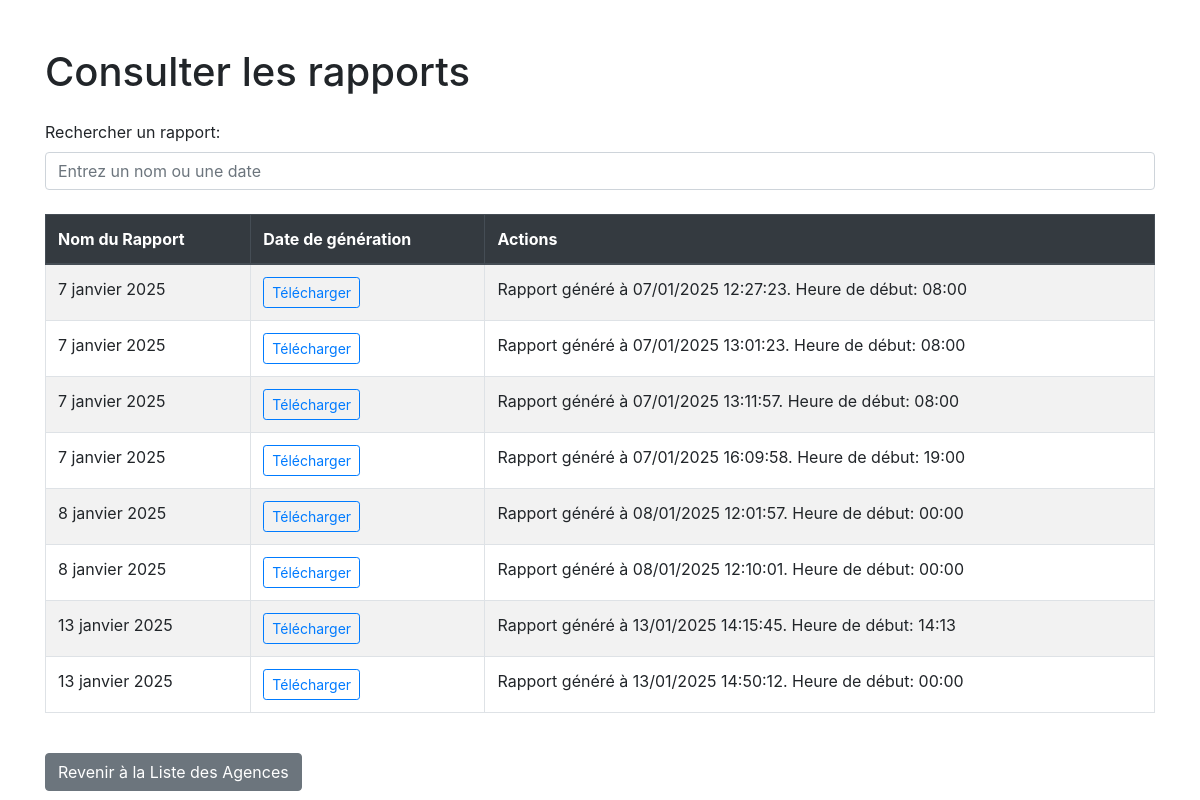
The page /agences/consulter_rapports on the database as committed earlier.
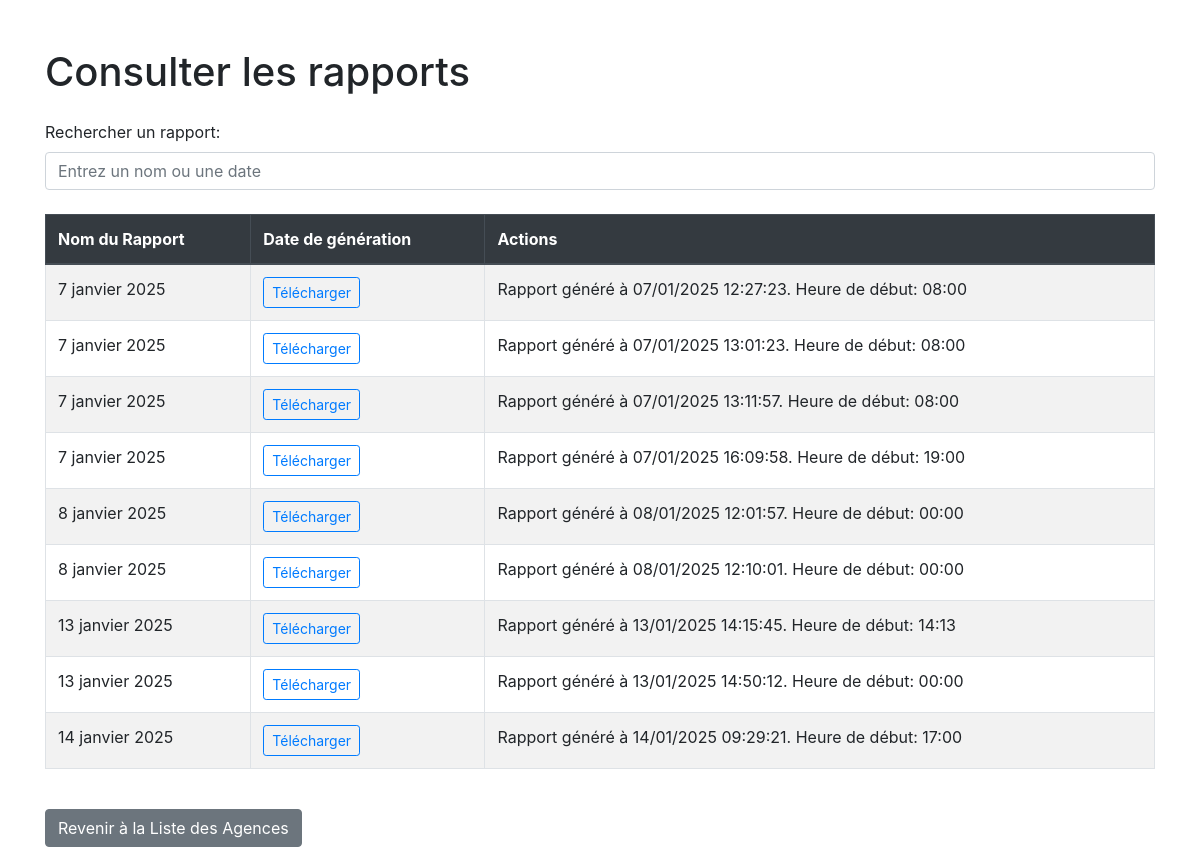
The same page on the database as committed later.
### cloture/models.py (models this page shows, shortened)
class RapportAgence(models.Model):
    date = models.DateField()
    fichier_pdf = models.FileField(upload_to='rapports/', null=True, blank=True)
    observations = models.TextField(null=True, blank=True)

### cloture/views.py (the view)
# urls.py: path('agences/consulter_rapports', views.consulter_rapports, name='liste_rapports'),
def consulter_rapports(request):
    rapports = RapportAgence.objects.all()
    return render(request, 'cloture/consulter_rapports.html', {'rapports': rapports})

### cloture/templates/cloture/consulter_rapports.html (shortened to what this page needs)
<!DOCTYPE html>
<html lang="fr">
<head>
    <link href="https://stackpath.bootstrapcdn.com/bootstrap/4.5.2/css/bootstrap.min.css" rel="stylesheet" />
</head>
<body>
    <div class="container mt-5">
        <h1>Consulter les rapports</h1>
        <div class="form-group mt-4">
            <label for="searchInput">Rechercher un rapport:</label>
            <input type="text" class="form-control" id="searchInput" placeholder="Entrez un nom ou une date" />
        </div>
        {% if rapports %}
        <div class="table-responsive mt-4">
            <table class="table table-bordered table-striped" id="rapportTable">
                <thead class="thead-dark">
                    <tr>
                        <th>Nom du Rapport</th>
                        <th>Date de génération</th>
                        <th>Actions</th>
                    </tr>
                </thead>
                <tbody>
                    {% for rapport in rapports %}
                    <tr>
                        <td>{{ rapport.date }}</td>
                        <td>
                            {% if rapport.fichier_pdf %}
                                <a href="{{ rapport.fichier_pdf.url }}" class="btn btn-sm btn-outline-primary" target="_blank">Télécharger</a>
                            {% else %}
                                <span>Aucun fichier PDF disponible</span>
                            {% endif %}
                        </td>
                        <td>{{ rapport.observations }}</td>
                    </tr>
                    {% endfor %}
                </tbody>
            </table>
        </div>
        {% else %}
        <div class="alert alert-warning mt-4" role="alert">
            Aucun rapport disponible dans la base de données.
        </div>
        {% endif %}
        <a href="{% url 'liste_agences' %}" class="btn btn-secondary mt-4">Revenir à la Liste des Agences</a>
    </div>
</body>
</html>

Rows that differ between the two databases and show on the page:
added RapportAgence: date "14 janvier 2025", observations "Rapport généré à 14/01/2025 09:29:21. Heure de début: 17:00"
